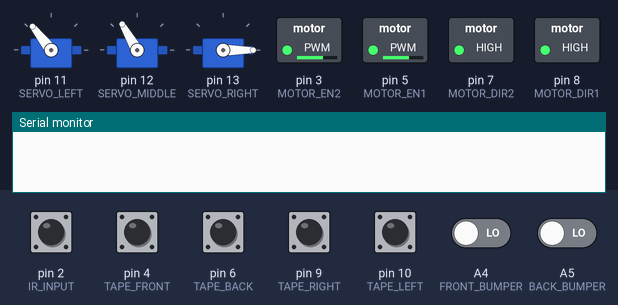
A sketch run on a simulated Arduino Uno, built with avr-gcc and run on an emulated ATmega328P. Parts: 3 × servo, switched loads named in the sketch (green lamp = pin HIGH), the last lines printed to the serial monitor. Inputs (shaded band) come from the test bench; at power-on: pin 4 (TAPE_FRONT), pin 6 (TAPE_BACK), pin 9 (TAPE_RIGHT), pin 10 (TAPE_LEFT) HIGH, A4 (FRONT_BUMPER), A5 (BACK_BUMPER), pin 2 (IR_INPUT) LOW.

Above: at 1.2 s.
1.3 s: pin 2 (IR_INPUT) pulsed HIGH 2 times (0.12 s each, 0.3 s apart)
At 1.7 s:
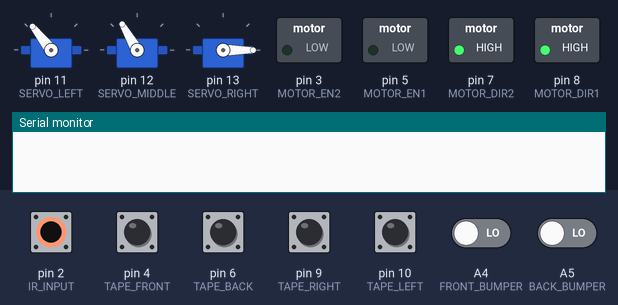
At 3.6 s:
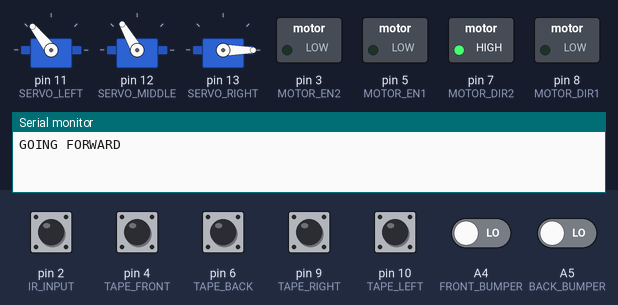
4.3 s: pin 4 (TAPE_FRONT) pulled LOW for 1 s
At 7.3 s:
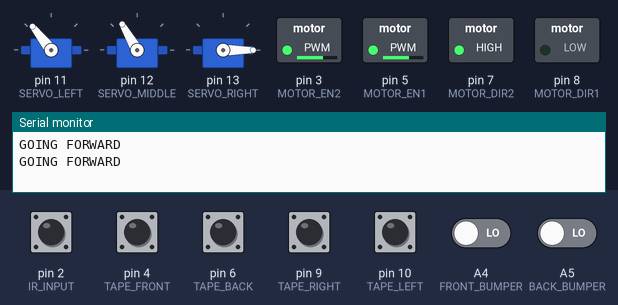
Timing chart, 0 to 8.8 s (numbered marks = the images above; inputs shaded):
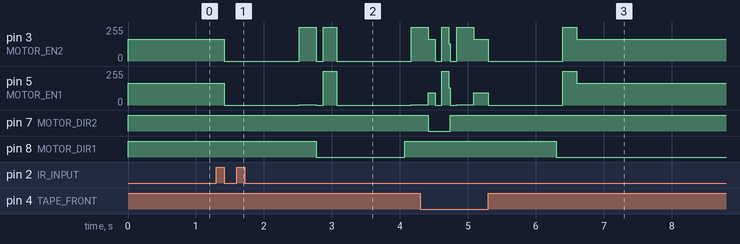

The sketch:

checkoff.ino
```cpp
/*
 * checkoff
 * ===================
 * Code necessary to complete final checkoff requirements.
 * Detects IR beacon and uses a mixture of dead-reckoning, tape
 * sensor inputs, and bumpers to deliver the Force Tokens.
 *
 * The Raiders - ME210
 * 03/03/2016
 */

#include <Timers.h>   // For motor control
#include <Servo.h>    // For servo-controlled token arms

// Debug printing
#define DEBUG  false
// Bypass function to test individual sensors without running the full state machine
#define BYPASS false

#define BUCKET_FORWARD_TIME 300
#define LOAD_BACKUP_TIME    300
#define LOAD_TIME           5000

// Motor constants
#define FORWARD1       LOW   //high is forward for motor 1
#define FORWARD2       HIGH  //low is forward for motor 2
// Motor PWM speed tuning to achieve straight forward/backwards movement
#define MOTOR1_FORWARD 165
#define MOTOR2_FORWARD 165
#define MOTOR1_BACK    130
#define MOTOR2_BACK    130

// Input Pins
#define IR_INPUT     2
#define TAPE_BACK    6  // PWM
#define TAPE_FRONT   4
#define TAPE_RIGHT   9  // PWM
#define TAPE_LEFT    10 // PWM
#define MOTOR_DIR2   7
#define MOTOR_DIR1   8
#define MOTOR_EN1    5  // PWM
#define MOTOR_EN2    3  // PWM
#define SERVO_LEFT   11 // PWM
#define SERVO_MIDDLE 12
#define SERVO_RIGHT  13
#define FRONT_BUMPER A4
#define BACK_BUMPER  A5

// States
#define IR_SEEK_STATE               0
#define FORWARD_TO_TAPE_STATE       1
#define TURN_ONTO_LINE_STATE        2
#define LINE_FOLLOW_TO_BUCKET_STATE 3
#define LINE_FOLLOW_BACK_STATE      4
#define LOADING_STATE               5

// global state
static int global_state;

// Servos
static Servo ServoLeft;
static Servo ServoRight;
static Servo ServoMiddle;

// Bypass code for quick testing (#if BYPASS)
void doBypass(){

  // turn motors off if necessary
  analogWrite(MOTOR_EN1, 0);
  analogWrite(MOTOR_EN2, 0);

  // Serial.println(digitalRead(IR_INPUT));
  Serial.print("Front: "); Serial.println(digitalRead(FRONT_BUMPER));
  Serial.print("Back: ");  Serial.println(digitalRead(BACK_BUMPER));
}

// Function prototypes

unsigned char getState();

bool detectTapeState(unsigned char current_state, unsigned char desired);

void stopAll();
void turnLeft(unsigned int t_delay);
void turnRight(unsigned int t_delay);
void goForward();
void goForward(int, int);
void goBack();

/******************
 * LINE_FOLLOWING *
 ******************/
// Note: not used in checkoff code in favor of dead reckoning
#define FOLLOW_FORWARD 0
#define FOLLOW_LEFT    1
#define FOLLOW_RIGHT   2

unsigned char currentFollowState = FOLLOW_FORWARD;
void lineFollow(unsigned char tape_state);
void lineFollowBack(unsigned char tape_state);

bool bumperTriggered();
void deployTokens();

unsigned char getState();
bool tapeLeft(unsigned char tape_state);
bool tapeRight(unsigned char tape_state);
bool tapeFront(unsigned char tape_state);
bool tapeBack(unsigned char tape_state);


//// *********** SETUP ************ ////

void setup() {

  Serial.begin(9600);

  if(!BYPASS){

    global_state = IR_SEEK_STATE;

    // Initialize motor control pins
    pinMode(MOTOR_EN1, OUTPUT);
    pinMode(MOTOR_DIR1, OUTPUT);
    pinMode(MOTOR_EN2, OUTPUT);
    pinMode(MOTOR_DIR2, OUTPUT);

    // set motors to turn initially for IR sensing
    digitalWrite(MOTOR_DIR1, !FORWARD1);
    digitalWrite(MOTOR_DIR2, FORWARD2);

    analogWrite(MOTOR_EN1, MOTOR1_FORWARD);
    analogWrite(MOTOR_EN2, MOTOR2_FORWARD);

    // IR sensor
    pinMode(IR_INPUT, INPUT);

    // Tape sensors
    pinMode(TAPE_FRONT, INPUT_PULLUP);
    pinMode(TAPE_BACK, INPUT_PULLUP);
    pinMode(TAPE_LEFT, INPUT_PULLUP);
    pinMode(TAPE_RIGHT, INPUT_PULLUP);

    // Init servos
    ServoLeft.attach(SERVO_LEFT);
    ServoMiddle.attach(SERVO_MIDDLE);
    ServoRight.attach(SERVO_RIGHT);

    // Put servos into position
    ServoLeft.write(128);
    ServoRight.write(0);
    ServoMiddle.write(120);
  }
}


//// *********** MAIN LOOP ************ ////

void loop() {

  if(BYPASS) doBypass();
  else{

    int tape_state = getState();
    switch(global_state){
      case IR_SEEK_STATE:
          if(detectedIRBeacon()){
              stopAll();
              delay(1000);
              turnRight(0);
              goForward();
              global_state = FORWARD_TO_TAPE_STATE;
          }
          break;
      case FORWARD_TO_TAPE_STATE:
          if(tapeFront(tape_state)){
              stopAll();
              delay(1000);

              // Dead-reckoning backup to account for wheel axis offset and turn radius
              turnRight(0);
              goBack();
              delay(20);
              turnRight(0);

              global_state = TURN_ONTO_LINE_STATE;
          }
          break;
      case TURN_ONTO_LINE_STATE:
          if(tapeFront(tape_state) && tapeBack(tape_state)){
              stopAll();
              delay(1000);
              goForward();
              global_state = LINE_FOLLOW_TO_BUCKET_STATE;
          }
          break;
      case LINE_FOLLOW_TO_BUCKET_STATE:
          if(bumperTriggered()){
              delay(300); // Push up against the bucket to align better
              stopAll();
              deployTokens();
              global_state = LINE_FOLLOW_BACK_STATE;
              goBack();
              delay(BUCKET_FORWARD_TIME);
          }
          break;
      case LINE_FOLLOW_BACK_STATE:
          if(detectTapeState(tape_state, 0B0111)){
              goBack();
              delay(LOAD_BACKUP_TIME);
              stopAll();
              global_state = LOADING_STATE;
          }
          break;
      case LOADING_STATE:
          delay(LOAD_TIME);
          goForward();
          delay(LOAD_BACKUP_TIME);
          global_state = LINE_FOLLOW_TO_BUCKET_STATE;
          break;
    }
  }
}

bool detectTapeState(unsigned char current_state, unsigned char desired){
    return current_state == desired;
}

void stopAll(){
    analogWrite(MOTOR_EN1, 0);
    analogWrite(MOTOR_EN2, 0);
}

void turnLeft(unsigned int t_delay){

    digitalWrite(MOTOR_DIR1, FORWARD1);
    digitalWrite(MOTOR_DIR2, !FORWARD2);

    delay(t_delay);

    analogWrite(MOTOR_EN1, 0);
    analogWrite(MOTOR_EN2, 0);

    delay(100);

    analogWrite(MOTOR_EN1, 255);
    analogWrite(MOTOR_EN2, -255);

    delay(300);

    analogWrite(MOTOR_EN1, MOTOR1_FORWARD);
    analogWrite(MOTOR_EN2, -MOTOR2_FORWARD); // turn left
}

void turnRight(unsigned int t_delay){

    digitalWrite(MOTOR_DIR1, !FORWARD1);
    digitalWrite(MOTOR_DIR2, FORWARD2);

    delay(t_delay);

    analogWrite(MOTOR_EN1, 0);
    analogWrite(MOTOR_EN2, 0);

    delay(100);

    analogWrite(MOTOR_EN1, -255);
    analogWrite(MOTOR_EN2, 255);

    delay(250);

    analogWrite(MOTOR_EN1, -MOTOR1_FORWARD);
    analogWrite(MOTOR_EN2, MOTOR2_FORWARD); // turn right
}

void goForward(int m1, int m2){
    Serial.println("GOING FORWARD");

    digitalWrite(MOTOR_DIR1, FORWARD1);
    digitalWrite(MOTOR_DIR2, FORWARD2);

    analogWrite(MOTOR_EN1, 0);
    analogWrite(MOTOR_EN2, 0);

    delay(100);

    analogWrite(MOTOR_EN1, 255);
    analogWrite(MOTOR_EN2, 255);

    delay(200);

    analogWrite(MOTOR_EN1, m1);
    analogWrite(MOTOR_EN2, m2); // go forwards
}

void goForward(){
    goForward(MOTOR1_FORWARD, MOTOR2_FORWARD);
}

void goBack(){

    digitalWrite(MOTOR_DIR1, !FORWARD1);
    digitalWrite(MOTOR_DIR2, !FORWARD2);

    delay(100);

    analogWrite(MOTOR_EN1, 0);
    analogWrite(MOTOR_EN2, 0);

    delay(100);

    analogWrite(MOTOR_EN1, 255);
    analogWrite(MOTOR_EN2, 255);

    delay(100);

    analogWrite(MOTOR_EN1, MOTOR1_BACK);
    analogWrite(MOTOR_EN2, MOTOR2_BACK); // turn right
}

/******************
 * LINE_FOLLOWING *
 ******************/
// Note: not used in checkoff code in favor of dead-reckoning

void lineFollow(unsigned char tape_state){

    if(currentFollowState == FOLLOW_FORWARD){
        if(tapeFront(tape_state)) return;
        else if(tapeLeft(tape_state)){
            currentFollowState = FOLLOW_LEFT;
            turnLeft(0);
        }else if(tapeRight(tape_state)){
            currentFollowState = FOLLOW_RIGHT;
            turnRight(0);
        }
    }else if(currentFollowState == FOLLOW_LEFT){
        if(tapeFront(tape_state)){
            currentFollowState = FOLLOW_FORWARD;
            goForward();
        }
    }else if(currentFollowState == FOLLOW_RIGHT){
        if(tapeFront(tape_state)){
            currentFollowState = FOLLOW_FORWARD;
            goForward();
        }
    }
}

void lineFollowBack(unsigned char tape_state){
    if(currentFollowState == FOLLOW_FORWARD){
        if(tapeBack(tape_state)) return;
        else if(tapeLeft(tape_state)){
            currentFollowState = FOLLOW_LEFT;
            turnRight(0);
        }else if(tapeRight(tape_state)){
            currentFollowState = FOLLOW_RIGHT;
            turnLeft(0);
        }
    }else if(currentFollowState == FOLLOW_LEFT){
        if(tapeBack(tape_state)){
            currentFollowState = FOLLOW_FORWARD;
            goBack();
        }
    }else if(currentFollowState == FOLLOW_RIGHT){
        if(tapeBack(tape_state)){
            currentFollowState = FOLLOW_FORWARD;
            goBack();
        }
    }
}

/*****************
 * IR_SEEK STATE *
 *****************/

bool detectedIRBeacon(){
  static int prevBeacon = 0;
  int reading = digitalRead(IR_INPUT);
  if(prevBeacon == 0 && reading == 1) delay(100);
  bool returnVal = (reading == 0 && prevBeacon == 1);
  prevBeacon = reading;
  return returnVal;
}

/******************
 * BUMPER TRIGGER *
 ******************/
bool bumperTriggered(){
    static int prevFront = 0;
    static int prevBack = 0;
    bool triggered = (!digitalRead(FRONT_BUMPER) && prevFront == 1) || (!digitalRead(BACK_BUMPER) && prevBack == 1);
    prevFront = digitalRead(FRONT_BUMPER);
    prevBack = digitalRead(BACK_BUMPER);
    return triggered;
}

/*****************
 * SERVO / TOKENS*
 *****************/
void deployTokens() {

  ServoLeft.write(40);   // Rotate servo counter clockwise
  ServoRight.write(100);
  ServoMiddle.write(65);

  delay(2000);// Wait 2 seconds

  ServoLeft.write(128);
  ServoRight.write(0);
  ServoMiddle.write(100);
}

/*****************
 * TAPE TESTING  *
 *****************/
unsigned char getState(){
  unsigned char result = digitalRead(TAPE_FRONT);
  result |= digitalRead(TAPE_LEFT) << 1;
  result |= digitalRead(TAPE_RIGHT) << 2;
  return result | digitalRead(TAPE_BACK) << 3;
}

bool tapeLeft(unsigned char tape_state){
    return (tape_state & 0B0010) >> 1;
}

bool tapeRight(unsigned char tape_state){
    return (tape_state & 0B0100) >> 2;
}

bool tapeFront(unsigned char tape_state){
    return tape_state & 0B0001;
}

bool tapeBack(unsigned char tape_state){
    return (tape_state & 0B1000) >> 3;
}
```

Measured:
- after the input at 1.3 s, pin 3 (MOTOR_EN2): goes 0/255 1.1 s, 255/255 0.25 s, 0/255 0.10 s, 255/255 0.20 s, 0/255 1.1 s, then 255/255, starting after 0.12 s; pin 5 (MOTOR_EN1): 165/255 → 0/255 after 0.12 s, → 1/255 1.1 s later, → 0/255 0.25 s later, → 255/255 0.10 s later, … (6 changes in this stretch)
